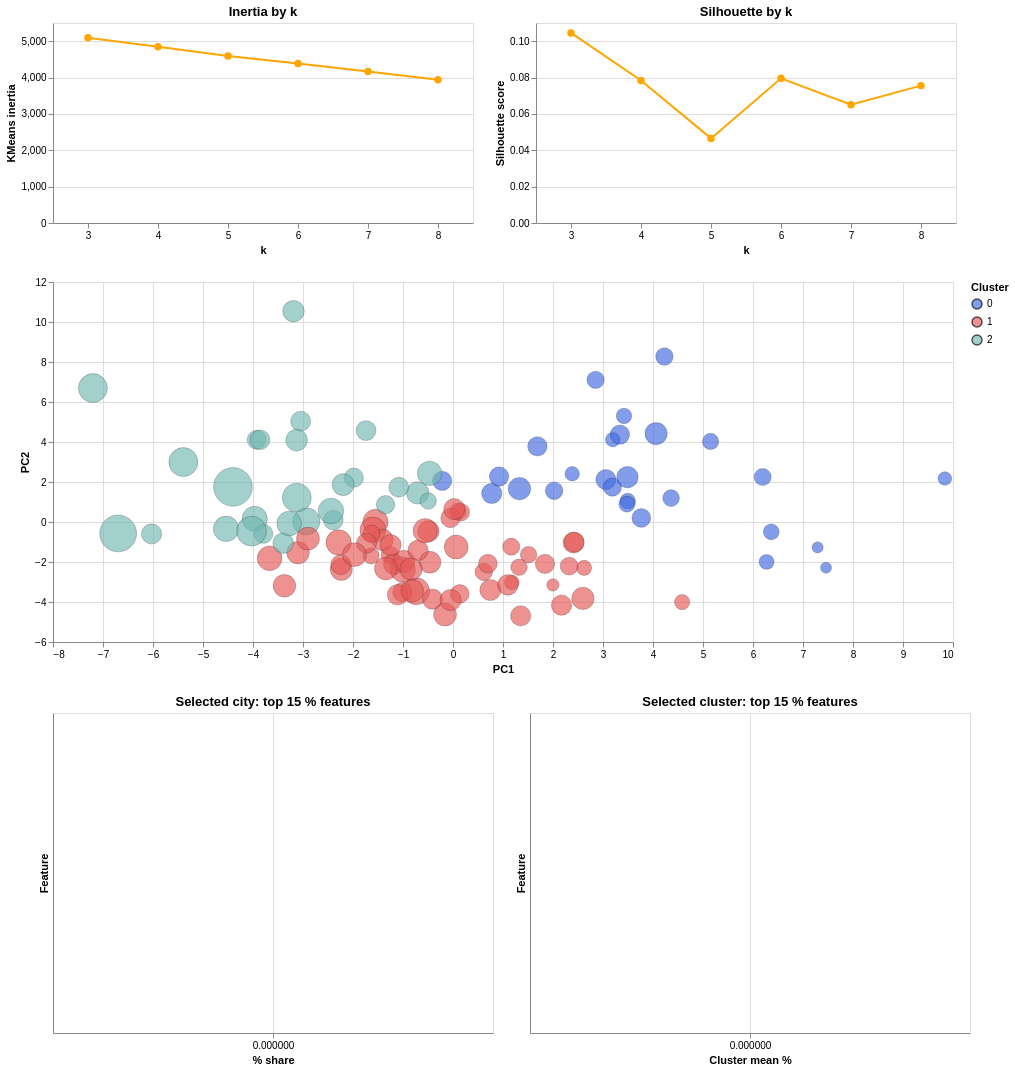

Notebook source saved alongside this figure:
### Code cell
# Create Altair diagnostics and interactive views for clustering results
import altair as alt

alt.data_transformers.disable_max_rows()

cluster_scale = alt.Scale(
    range=[
        "royalblue",
        "#e45756",
        "#72b7b2",
        "#f58518",
        "#54a24b",
        "#eeca3b",
        "#b279a2",
        "#ff9da6",
        "#9c755f",
        "#bab0ab",
    ]
)

inertia_df = pd.DataFrame({"k": list(k_range), "inertia": inertias})
sil_df = pd.DataFrame({"k": list(k_range), "silhouette": silhouettes})

inertia_chart = (
    alt.Chart(inertia_df)
    .mark_line(point={"filled": True, "fill": "orange", "stroke": "orange"}, color="orange")
    .encode(
        x=alt.X("k:O", title="k", axis=alt.Axis(labelAngle=0)),
        y=alt.Y("inertia:Q", title="KMeans inertia"),
        tooltip=["k", alt.Tooltip("inertia:Q", format=",")],
    )
    .properties(width=420, height=200, title="Inertia by k")
)

silhouette_chart = (
    alt.Chart(sil_df)
    .mark_line(point={"filled": True, "fill": "orange", "stroke": "orange"}, color="orange")
    .encode(
        x=alt.X("k:O", title="k", axis=alt.Axis(labelAngle=0)),
        y=alt.Y("silhouette:Q", title="Silhouette score"),
        tooltip=["k", alt.Tooltip("silhouette:Q", format=".3f")],
    )
    .properties(width=420, height=200, title="Silhouette by k")
)

top_row = alt.hconcat(inertia_chart, silhouette_chart)

scatter_data = scatter_df.copy()
scatter_data["size"] = np.sqrt(scatter_data["city_total"].clip(lower=0))

city_select = alt.selection_point(fields=["city"], empty="none")
cluster_select = alt.selection_point(fields=["cluster"], empty="none")

scatter_chart = (
    alt.Chart(scatter_data)
    .mark_circle(opacity=0.65, stroke="black", strokeWidth=0.3)
    .encode(
        x=alt.X("pc1", title="PC1"),
        y=alt.Y("pc2", title="PC2"),
        size=alt.Size("size", legend=None, scale=alt.Scale(range=[50, 1500])),
        color=alt.Color("cluster:N", scale=cluster_scale, legend=alt.Legend(title="Cluster")),
        tooltip=["city", "cluster:N", alt.Tooltip("city_total", format=",")],
    )
    .properties(width=900, height=360)
    .add_params(city_select, cluster_select)
)

pct_long = (
    X_use.assign(city=combined_df["city"], cluster=combined_df["cluster_kmeans"])
    .melt(id_vars=["city", "cluster"], var_name="feature", value_name="value")
)

centroids = (
    X_use.assign(cluster_kmeans=combined_df["cluster_kmeans"]).groupby("cluster_kmeans").mean()
)

bars_city = (
    alt.Chart(pct_long)
    .transform_filter(city_select)
    .transform_window(
        rank="rank(value)",
        sort=[alt.SortField("value", order="descending")],
        groupby=["city"],
    )
    .transform_filter("datum.rank <= 15")
    .mark_bar(color="orange")
    .encode(
        y=alt.Y("feature:N", sort="-x", title="Feature"),
        x=alt.X("value:Q", title="% share"),
        tooltip=["city", "feature", alt.Tooltip("value:Q", format=".2f")],
    )
    .properties(width=440, height=320, title="Selected city: top 15 % features")
)

centroid_long = (
    centroids.reset_index().rename(columns={"cluster_kmeans": "cluster"})
    .melt(id_vars="cluster", var_name="feature", value_name="value")
)

bars_cluster = (
    alt.Chart(centroid_long)
    .transform_filter(cluster_select)
    .transform_window(
        rank="rank(value)",
        sort=[alt.SortField("value", order="descending")],
        groupby=["cluster"],
    )
    .transform_filter("datum.rank <= 15")
    .mark_bar(color="orange")
    .encode(
        y=alt.Y("feature:N", sort="-x", title="Feature"),
        x=alt.X("value:Q", title="Cluster mean %"),
        tooltip=["cluster:N", "feature", alt.Tooltip("value:Q", format=".2f")],
    )
    .properties(width=440, height=320, title="Selected cluster: top 15 % features")
)

bottom_row = alt.hconcat(bars_city, bars_cluster)

layout = alt.vconcat(top_row, scatter_chart, bottom_row).resolve_scale(color="independent")

# Save inertia/silhouette and cluster view to JSON
cluster_diag_path = '../graphs/italy_cluster_diagnostics.json'
layout.save(cluster_diag_path)
print(f"Saved cluster diagnostics chart to {cluster_diag_path}")

layout

### Figure 1 — Vega-Lite specification as saved in the notebook (floating-point values rounded to 4 significant figures; data arrays with more than 128 entries replaced by an {"elided": "..."} marker saying what was removed)
{"config": {"view": {"continuousWidth": 300, "continuousHeight": 300}}, "vconcat": [{"hconcat": [{"data": {"name": "data-1cb85508b1fb0b22f29c85538cb4db67"}, "mark": {"type": "line", "color": "orange", "point": {"filled": true, "fill": "orange", "stroke": "orange"}}, "encoding": {"tooltip": [{"field": "k", "type": "quantitative"}, {"field": "inertia", "format": ",", "type": "quantitative"}], "x": {"axis": {"labelAngle": 0}, "field": "k", "title": "k", "type": "ordinal"}, "y": {"field": "inertia", "title": "KMeans inertia", "type": "quantitative"}}, "height": 200, "title": "Inertia by k", "width": 420}, {"data": {"name": "data-c2159f3f10da8f77f82370437d551db7"}, "mark": {"type": "line", "color": "orange", "point": {"filled": true, "fill": "orange", "stroke": "orange"}}, "encoding": {"tooltip": [{"field": "k", "type": "quantitative"}, {"field": "silhouette", "format": ".3f", "type": "quantitative"}], "x": {"axis": {"labelAngle": 0}, "field": "k", "title": "k", "type": "ordinal"}, "y": {"field": "silhouette", "title": "Silhouette score", "type": "quantitative"}}, "height": 200, "title": "Silhouette by k", "width": 420}]}, {"data": {"name": "data-37b910902a9bd50faec7fc8e8d901112"}, "mark": {"type": "circle", "opacity": 0.65, "stroke": "black", "strokeWidth": 0.3}, "encoding": {"color": {"field": "cluster", "legend": {"title": "Cluster"}, "scale": {"range": ["royalblue", "#e45756", "#72b7b2", "#f58518", "#54a24b", "#eeca3b", "#b279a2", "#ff9da6", "#9c755f", "#bab0ab"]}, "type": "nominal"}, "size": {"field": "size", "legend": null, "scale": {"range": [50, 1500]}, "type": "quantitative"}, "tooltip": [{"field": "city", "type": "nominal"}, {"field": "cluster", "type": "nominal"}, {"field": "city_total", "format": ",", "type": "quantitative"}], "x": {"field": "pc1", "title": "PC1", "type": "quantitative"}, "y": {"field": "pc2", "title": "PC2", "type": "quantitative"}}, "height": 360, "name": "view_3", "width": 900}, {"hconcat": [{"data": {"name": "data-2359e0aaefeda2c63c0989805c6fb42f"}, "mark": {"type": "bar", "color": "orange"}, "encoding": {"tooltip": [{"field": "city", "type": "nominal"}, {"field": "feature", "type": "nominal"}, {"field": "value", "format": ".2f", "type": "quantitative"}], "x": {"field": "value", "title": "% share", "type": "quantitative"}, "y": {"field": "feature", "sort": "-x", "title": "Feature", "type": "nominal"}}, "height": 320, "title": "Selected city: top 15 % features", "transform": [{"filter": {"param": "param_5", "empty": false}}, {"window": [{"op": "rank", "field": "value", "as": "rank"}], "groupby": ["city"], "sort": [{"field": "value", "order": "descending"}]}, {"filter": "datum.rank <= 15"}], "width": 440}, {"data": {"name": "data-26b68d032ffd0cb9c5e1c2ae634a4655"}, "mark": {"type": "bar", "color": "orange"}, "encoding": {"tooltip": [{"field": "cluster", "type": "nominal"}, {"field": "feature", "type": "nominal"}, {"field": "value", "format": ".2f", "type": "quantitative"}], "x": {"field": "value", "title": "Cluster mean %", "type": "quantitative"}, "y": {"field": "feature", "sort": "-x", "title": "Feature", "type": "nominal"}}, "height": 320, "title": "Selected cluster: top 15 % features", "transform": [{"filter": {"param": "param_6", "empty": false}}, {"window": [{"op": "rank", "field": "value", "as": "rank"}], "groupby": ["cluster"], "sort": [{"field": "value", "order": "descending"}]}, {"filter": "datum.rank <= 15"}], "width": 440}]}], "params": [{"name": "param_5", "select": {"type": "point", "fields": ["city"]}, "views": ["view_3"]}, {"name": "param_6", "select": {"type": "point", "fields": ["cluster"]}, "views": ["view_3"]}], "resolve": {"scale": {"color": "independent"}}, "$schema": "https://vega.github.io/schema/vega-lite/v5.20.1.json", "datasets": {"data-1cb85508b1fb0b22f29c85538cb4db67": [{"k": 3, "inertia": 5092.0}, {"k": 4, "inertia": 4848.0}, {"k": 5, "inertia": 4593.0}, {"k": 6, "inertia": 4387.0}, {"k": 7, "inertia": 4163.0}, {"k": 8, "inertia": 3937.0}], "data-c2159f3f10da8f77f82370437d551db7": [{"k": 3, "silhouette": 0.1045}, {"k": 4, "silhouette": 0.0784}, {"k": 5, "silhouette": 0.04653}, {"k": 6, "silhouette": 0.07956}, {"k": 7, "silhouette": 0.06506}, {"k": 8, "silhouette": 0.07556}], "data-37b910902a9bd50faec7fc8e8d901112": [{"pc1": 0.6158, "pc2": -2.494, "cluster": 1, "city": "Agrigento", "city_total": 7922.0, "size": 89.01}, {"pc1": -0.4915, "pc2": -0.4601, "cluster": 1, "city": "Alessandria", "city_total": 19940.0, "size": 141.2}, {"pc1": -0.7063, "pc2": 1.454, "cluster": 2, "city": "Ancona", "city_total": 24750.0, "size": 157.3}, {"pc1": 0.7748, "pc2": 1.427, "cluster": 0, "city": "Arezzo", "city_total": 15850.0, "size": 125.9}, {"pc1": -1.984, "pc2": 2.214, "cluster": 2, "city": "Ascoli Piceno", "city_total": 12500.0, "size": 111.8}, {"pc1": 0.09514, "pc2": 0.5227, "cluster": 1, "city": "Asti", "city_total": 7192.0, "size": 84.81}, {"pc1": 2.852, "pc2": 7.108, "cluster": 0, "city": "Avellino", "city_total": 7573.0, "size": 87.02}, {"pc1": -0.7368, "pc2": -3.465, "cluster": 1, "city": "Bari", "city_total": 55040.0, "size": 234.6}, {"pc1": -1.012, "pc2": -3.51, "cluster": 1, "city": "Barletta-Andria-Trani", "city_total": 12770.0, "size": 113.0}, {"pc1": 6.194, "pc2": 2.247, "cluster": 0, "city": "Belluno", "city_total": 6973.0, "size": 83.5}, {"pc1": 3.494, "pc2": 1.045, "cluster": 0, "city": "Benevento", "city_total": 4566.0, "size": 67.57}, {"pc1": -1.55, "pc2": 0.004315, "cluster": 1, "city": "Bergamo", "city_total": 42360.0, "size": 205.8}, {"pc1": -1.638, "pc2": -1.691, "cluster": 1, "city": "Biella", "city_total": 5556.0, "size": 74.54}, {"pc1": -2.934, "pc2": 0.0286, "cluster": 2, "city": "Bologna", "city_total": 57780.0, "size": 240.4}, {"pc1": 4.062, "pc2": 4.423, "cluster": 0, "city": "Bolzano/Bozen", "city_total": 24080.0, "size": 155.2}, {"pc1": -1.601, "pc2": -0.3972, "cluster": 1, "city": "Brescia", "city_total": 47190.0, "size": 217.2}, {"pc1": 1.354, "pc2": -4.693, "cluster": 1, "city": "Brindisi", "city_total": 15850.0, "size": 125.9}, {"pc1": -1.109, "pc2": -3.639, "cluster": 1, "city": "Cagliari", "city_total": 17000.0, "size": 130.4}, {"pc1": -1.263, "pc2": -1.647, "cluster": 1, "city": "Caltanissetta", "city_total": 7696.0, "size": 87.73}, {"pc1": 3.479, "pc2": 0.8954, "cluster": 0, "city": "Campobasso", "city_total": 5352.0, "size": 73.16}, {"pc1": 1.997, "pc2": -3.146, "cluster": 1, "city": "Carbonia-Iglesias", "city_total": 1237.0, "size": 35.17}, {"pc1": -1.41, "pc2": -0.8933, "cluster": 1, "city": "Caserta", "city_total": 20700.0, "size": 143.9}, {"pc1": -3.967, "pc2": 0.1579, "cluster": 2, "city": "Catania", "city_total": 42410.0, "size": 205.9}, {"pc1": 2.023, "pc2": 1.563, "cluster": 0, "city": "Catanzaro", "city_total": 8145.0, "size": 90.25}, {"pc1": -0.2167, "pc2": 2.057, "cluster": 0, "city": "Chieti", "city_total": 12500.0, "size": 111.8}, {"pc1": -2.197, "pc2": 1.869, "cluster": 2, "city": "Como", "city_total": 22590.0, "size": 150.3}, {"pc1": 1.688, "pc2": 3.783, "cluster": 0, "city": "Cosenza", "city_total": 12880.0, "size": 113.5}, {"pc1": -0.4083, "pc2": -3.862, "cluster": 1, "city": "Cremona", "city_total": 15720.0, "size": 125.4}, {"pc1": 2.622, "pc2": -2.293, "cluster": 1, "city": "Crotone", "city_total": 3792.0, "size": 61.58}, {"pc1": 2.411, "pc2": -1.035, "cluster": 1, "city": "Cuneo", "city_total": 18390.0, "size": 135.6}, {"pc1": 3.196, "pc2": 4.118, "cluster": 0, "city": "Enna", "city_total": 3114.0, "size": 55.8}, {"pc1": 0.1546, "pc2": 0.4919, "cluster": 1, "city": "Fermo", "city_total": 8779.0, "size": 93.7}, {"pc1": -1.183, "pc2": -2.108, "cluster": 1, "city": "Ferrara", "city_total": 17440.0, "size": 132.0}, {"pc1": -3.124, "pc2": 1.219, "cluster": 2, "city": "Firenze", "city_total": 75030.0, "size": 273.9}, {"pc1": 0.7471, "pc2": -3.4, "cluster": 1, "city": "Foggia", "city_total": 19250.0, "size": 138.8}, {"pc1": -2.234, "pc2": -2.366, "cluster": 1, "city": "Forlì-Cesena", "city_total": 23640.0, "size": 153.8}, {"pc1": 3.057, "pc2": 2.122, "cluster": 0, "city": "Frosinone", "city_total": 15320.0, "size": 123.8}, {"pc1": -7.202, "pc2": 6.696, "cluster": 2, "city": "Genova", "city_total": 75150.0, "size": 274.1}, {"pc1": -1.629, "pc2": -0.5684, "cluster": 1, "city": "Gorizia", "city_total": 6290.0, "size": 79.31}, {"pc1": 1.839, "pc2": -2.093, "cluster": 1, "city": "Grosseto", "city_total": 12840.0, "size": 113.3}, {"pc1": -3.047, "pc2": 5.039, "cluster": 2, "city": "Imperia", "city_total": 15040.0, "size": 122.6}, {"pc1": 9.837, "pc2": 2.174, "cluster": 0, "city": "Isernia", "city_total": 2230.0, "size": 47.22}, {"pc1": 3.188, "pc2": 1.745, "cluster": 0, "city": "L\"'Aquila", "city_total": 9677.0, "size": 98.37}, {"pc1": -3.925, "pc2": 4.114, "cluster": 2, "city": "La Spezia", "city_total": 11790.0, "size": 108.6}, {"pc1": 2.598, "pc2": -3.82, "cluster": 1, "city": "Latina", "city_total": 24740.0, "size": 157.3}, {"pc1": -0.1594, "pc2": -4.627, "cluster": 1, "city": "Lecce", "city_total": 27370.0, "size": 165.4}, {"pc1": 0.9209, "pc2": 2.272, "cluster": 0, "city": "Lecco", "city_total": 12940.0, "size": 113.7}, {"pc1": -3.1, "pc2": -1.537, "cluster": 1, "city": "Livorno", "city_total": 25260.0, "size": 158.9}, {"pc1": 1.164, "pc2": -1.236, "cluster": 1, "city": "Lodi", "city_total": 7310.0, "size": 85.5}, {"pc1": -2.901, "pc2": -0.8311, "cluster": 1, "city": "Lucca", "city_total": 27900.0, "size": 167.0}, {"pc1": 2.424, "pc2": -0.9993, "cluster": 1, "city": "Macerata", "city_total": 14950.0, "size": 122.3}, {"pc1": 2.171, "pc2": -4.159, "cluster": 1, "city": "Mantova", "city_total": 16160.0, "size": 127.1}, {"pc1": -3.794, "pc2": -0.5872, "cluster": 2, "city": "Massa-Carrara", "city_total": 12170.0, "size": 110.3}, {"pc1": 1.512, "pc2": -1.632, "cluster": 1, "city": "Matera", "city_total": 6019.0, "size": 77.58}, {"pc1": 7.461, "pc2": -2.283, "cluster": 0, "city": "Medio Campidano", "city_total": 597.0, "size": 24.43}, {"pc1": -3.19, "pc2": 10.54, "cluster": 2, "city": "Messina", "city_total": 20560.0, "size": 143.4}, {"pc1": -6.697, "pc2": -0.5715, "cluster": 2, "city": "Milano", "city_total": 207400.0, "size": 455.4}, {"pc1": -1.003, "pc2": -2.382, "cluster": 1, "city": "Modena", "city_total": 41580.0, "size": 203.9}, {"pc1": -3.668, "pc2": -1.817, "cluster": 1, "city": "Monza e della Brianza", "city_total": 38210.0, "size": 195.5}, {"pc1": -5.393, "pc2": 2.998, "cluster": 2, "city": "Napoli", "city_total": 76160.0, "size": 276.0}, {"pc1": -1.73, "pc2": -1.06, "cluster": 1, "city": "Novara", "city_total": 15220.0, "size": 123.4}, {"pc1": 6.365, "pc2": -0.4904, "cluster": 0, "city": "Nuoro", "city_total": 4796.0, "size": 69.25}, {"pc1": 7.292, "pc2": -1.269, "cluster": 0, "city": "Ogliastra", "city_total": 686.0, "size": 26.19}, {"pc1": 1.177, "pc2": -3.022, "cluster": 1, "city": "Olbia-Tempio", "city_total": 3291.0, "size": 57.37}, {"pc1": 4.583, "pc2": -4.001, "cluster": 1, "city": "Oristano", "city_total": 3969.0, "size": 63.0}, {"pc1": -2.287, "pc2": -1.023, "cluster": 1, "city": "Padova", "city_total": 42790.0, "size": 206.9}, {"pc1": -4.539, "pc2": -0.3421, "cluster": 2, "city": "Palermo", "city_total": 43250.0, "size": 208.0}, {"pc1": -0.4604, "pc2": -2.011, "cluster": 1, "city": "Parma", "city_total": 22030.0, "size": 148.4}, {"pc1": -0.9844, "pc2": -1.966, "cluster": 1, "city": "Pavia", "city_total": 22460.0, "size": 149.9}, {"pc1": 1.329, "pc2": 1.667, "cluster": 0, "city": "Perugia", "city_total": 25060.0, "size": 158.3}, {"pc1": -1.246, "pc2": -1.151, "cluster": 1, "city": "Pesaro e Urbino", "city_total": 18600.0, "size": 136.4}, {"pc1": -2.394, "pc2": 0.09727, "cluster": 2, "city": "Pescara", "city_total": 13750.0, "size": 117.2}, {"pc1": -0.6998, "pc2": -1.416, "cluster": 1, "city": "Piacenza", "city_total": 16270.0, "size": 127.6}, {"pc1": -0.8397, "pc2": -2.355, "cluster": 1, "city": "Pisa", "city_total": 24430.0, "size": 156.3}, {"pc1": -1.084, "pc2": 1.737, "cluster": 2, "city": "Pistoia", "city_total": 14440.0, "size": 120.2}, {"pc1": 0.6984, "pc2": -2.079, "cluster": 1, "city": "Pordenone", "city_total": 11050.0, "size": 105.1}, {"pc1": 4.228, "pc2": 8.272, "cluster": 0, "city": "Potenza", "city_total": 8010.0, "size": 89.5}, {"pc1": -6.028, "pc2": -0.597, "cluster": 2, "city": "Prato", "city_total": 15660.0, "size": 125.1}, {"pc1": 0.1344, "pc2": -3.597, "cluster": 1, "city": "Ragusa", "city_total": 11180.0, "size": 105.7}, {"pc1": -0.8147, "pc2": -3.439, "cluster": 1, "city": "Ravenna", "city_total": 25150.0, "size": 158.6}, {"pc1": -1.74, "pc2": 4.569, "cluster": 2, "city": "Reggio di Calabria", "city_total": 14330.0, "size": 119.7}, {"pc1": -1.342, "pc2": -2.324, "cluster": 1, "city": "Reggio nell\"'Emilia", "city_total": 27290.0, "size": 165.2}, {"pc1": 5.151, "pc2": 4.028, "cluster": 0, "city": "Rieti", "city_total": 5559.0, "size": 74.56}, {"pc1": -3.371, "pc2": -3.19, "cluster": 1, "city": "Rimini", "city_total": 25980.0, "size": 161.2}, {"pc1": -4.401, "pc2": 1.755, "cluster": 2, "city": "Roma", "city_total": 254100.0, "size": 504.1}, {"pc1": 2.324, "pc2": -2.207, "cluster": 1, "city": "Rovigo", "city_total": 8711.0, "size": 93.33}, {"pc1": -0.4683, "pc2": 2.43, "cluster": 2, "city": "Salerno", "city_total": 35970.0, "size": 189.7}, {"pc1": 1.097, "pc2": -3.144, "cluster": 1, "city": "Sassari", "city_total": 16890.0, "size": 129.9}, {"pc1": -3.127, "pc2": 4.093, "cluster": 2, "city": "Savona", "city_total": 20910.0, "size": 144.6}, {"pc1": 3.338, "pc2": 4.37, "cluster": 0, "city": "Siena", "city_total": 12890.0, "size": 113.5}, {"pc1": -2.243, "pc2": -2.132, "cluster": 1, "city": "Siracusa", "city_total": 14710.0, "size": 121.3}, {"pc1": 4.362, "pc2": 1.194, "cluster": 0, "city": "Sondrio", "city_total": 6309.0, "size": 79.43}, {"pc1": 6.272, "pc2": -1.993, "cluster": 0, "city": "Sud Sardegna", "city_total": 3686.0, "size": 60.71}, {"pc1": -0.04847, "pc2": -3.903, "cluster": 1, "city": "Taranto", "city_total": 19320.0, "size": 139.0}, {"pc1": -0.05198, "pc2": 0.2009, "cluster": 1, "city": "Teramo", "city_total": 12560.0, "size": 112.1}, {"pc1": -1.349, "pc2": 0.8655, "cluster": 2, "city": "Terni", "city_total": 10130.0, "size": 100.7}, {"pc1": -4.029, "pc2": -0.4588, "cluster": 2, "city": "Torino", "city_total": 85460.0, "size": 292.3}, {"pc1": -3.396, "pc2": -1.058, "cluster": 2, "city": "Trapani", "city_total": 17050.0, "size": 130.6}, {"pc1": 3.489, "pc2": 2.243, "cluster": 0, "city": "Trento", "city_total": 20240.0, "size": 142.3}, {"pc1": 0.06341, "pc2": -1.247, "cluster": 1, "city": "Treviso", "city_total": 32810.0, "size": 181.1}, {"pc1": -3.859, "pc2": 4.112, "cluster": 2, "city": "Trieste", "city_total": 13640.0, "size": 116.8}, {"pc1": 0.02407, "pc2": 0.6439, "cluster": 1, "city": "Udine", "city_total": 18840.0, "size": 137.2}, {"pc1": 3.42, "pc2": 5.304, "cluster": 0, "city": "Valle d\"'Aosta/Vallée d\"'Aoste", "city_total": 4335.0, "size": 65.84}, {"pc1": -3.277, "pc2": -0.07457, "cluster": 2, "city": "Varese", "city_total": 37650.0, "size": 194.0}, {"pc1": -0.5567, "pc2": -0.4367, "cluster": 1, "city": "Venezia", "city_total": 35570.0, "size": 188.6}, {"pc1": -0.495, "pc2": 1.049, "cluster": 2, "city": "Verbano-Cusio-Ossola", "city_total": 5842.0, "size": 76.43}, {"pc1": 1.32, "pc2": -2.263, "cluster": 1, "city": "Vercelli", "city_total": 6022.0, "size": 77.6}, {"pc1": -2.441, "pc2": 0.5533, "cluster": 2, "city": "Verona", "city_total": 44070.0, "size": 209.9}, {"pc1": 2.384, "pc2": 2.41, "cluster": 0, "city": "Vibo Valentia", "city_total": 3076.0, "size": 55.46}, {"pc1": -1.97, "pc2": -1.632, "cluster": 1, "city": "Vicenza", "city_total": 33220.0, "size": 182.3}, {"pc1": 3.766, "pc2": 0.2004, "cluster": 0, "city": "Viterbo", "city_total": 11020.0, "size": 105.0}], "data-2359e0aaefeda2c63c0989805c6fb42f": {"elided": "6327 records"}, "data-26b68d032ffd0cb9c5e1c2ae634a4655": {"elided": "171 records"}}}
